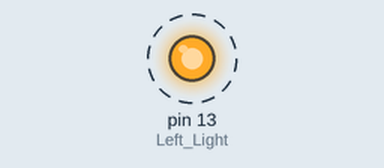
This sketch was run on a simulated Arduino Uno, built with avr-gcc and run on an emulated ATmega328P. Shown: output pins drawn as LEDs (lit = HIGH). Dashed ring = blinking.

Above: at 0.06 s.
Timing chart, 0 to 3.0 s (numbered marks = the images above):
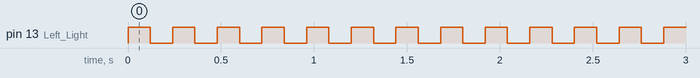

Measured:
- by itself, pin 13 (Left_Light): alternates HIGH for 0.12 s and LOW for 0.12 s

The sketch:

Led2.ino
```cpp
// Program Led2
void setup()
  #define Left_Light 13
{
pinMode(Left_Light,OUTPUT);
}

void loop()
{
digitalWrite(Left_Light,HIGH);
delay(120);
digitalWrite(Left_Light,LOW);
delay(120);
}
```
